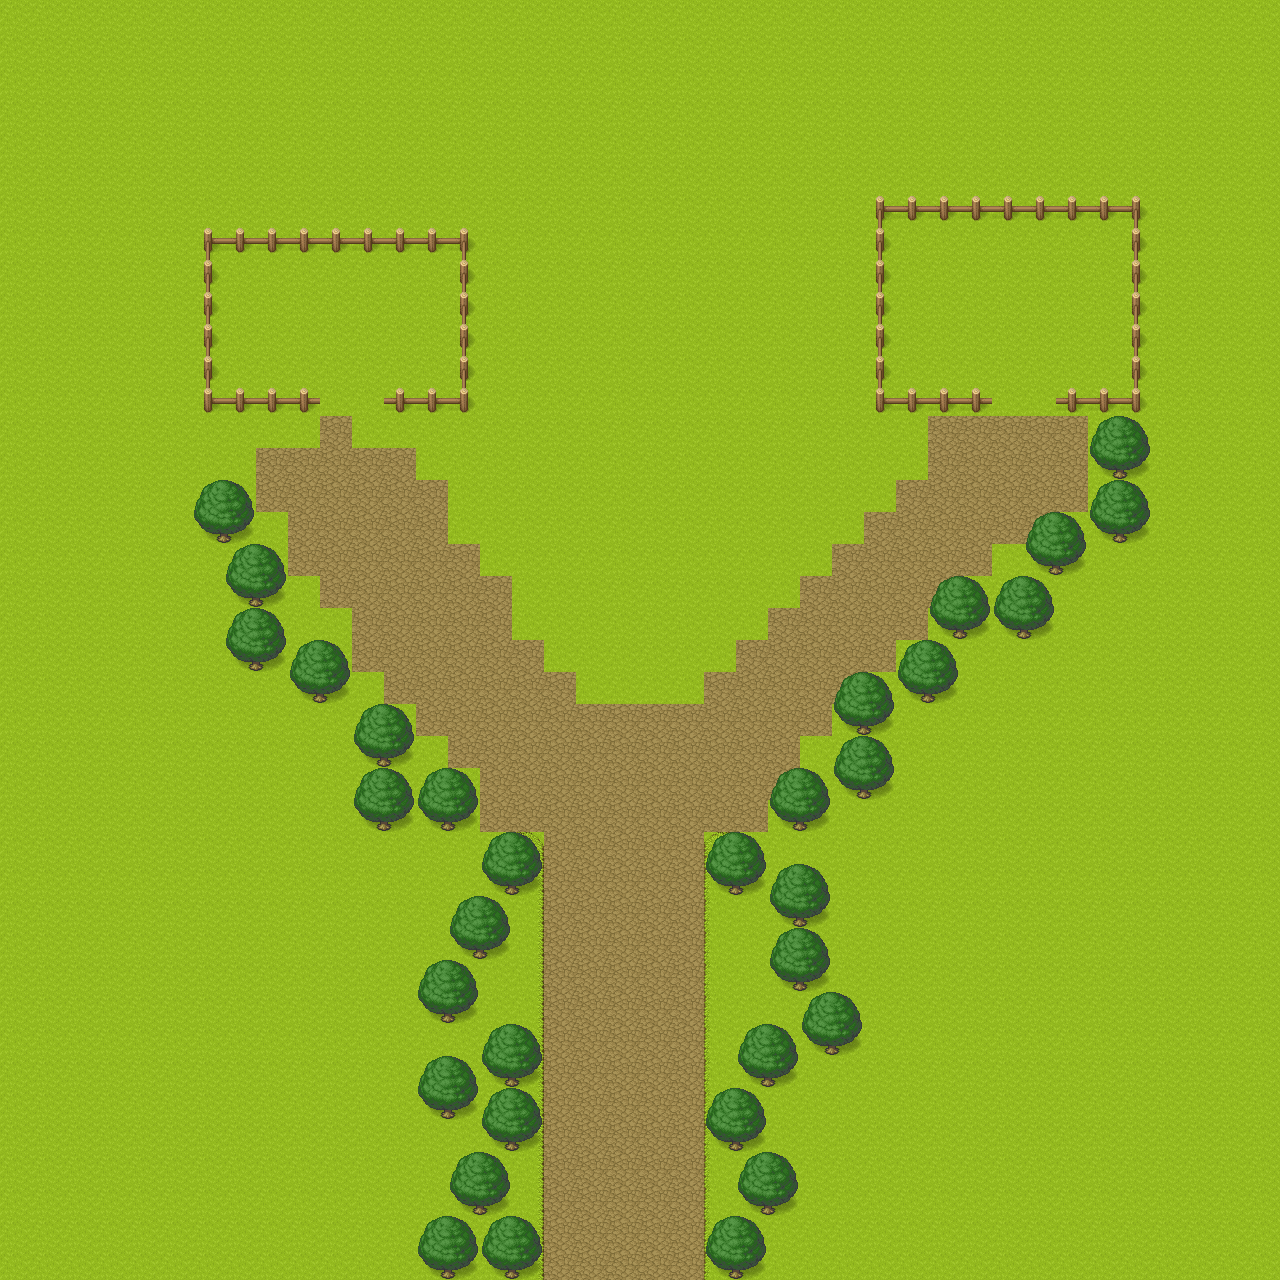

Tiled map render using the project's own tile images. Description and the map definition, with tile-layer contents summarised, below:
An orthogonal 40x40 tile map with 32x32 px tiles, 3 tile layers (Fondo, bordes, arboles) and 63 objects.

<map version="1.2" tiledversion="1.3.4" orientation="orthogonal" renderorder="right-down" width="40" height="40" tilewidth="32" tileheight="32" infinite="0" nextlayerid="7" nextobjectid="286">
 <tileset firstgid="1" name="tiles" tilewidth="32" tileheight="32" tilecount="1064" columns="8">
  <image source="[Base]BaseChip_pipo.png" width="256" height="4256" />
  <tile id="40">
   <properties>
    <property name="name" value="Bush" />
   </properties>
  </tile>
  <tile id="41">
   <properties>
    <property name="name" value="Bush" />
   </properties>
  </tile>
  <tile id="42">
   <properties>
    <property name="name" value="Bush" />
   </properties>
  </tile>
  <tile id="656">
   <properties>
    <property name="name" value="ShopArrow" />
   </properties>
  </tile>
  <tile id="666">
   <properties>
    <property name="name" value="ShopHeart" />
   </properties>
  </tile>
  <tile id="862">
   <properties>
    <property name="name" value="Treasure" />
   </properties>
  </tile>
  <tile id="994">
   <properties>
    <property name="name" value="Coin" />
   </properties>
  </tile>
  <tile id="1029">
   <properties>
    <property name="name" value="NPC" />
   </properties>
  </tile>
  <tile id="1054">
   <properties>
    <property name="name" value="Flyer" />
   </properties>
  </tile>
 </tileset>
 <layer id="1" name="Fondo" width="40" height="40">
  <data>[1600 cells, 1600 non-empty, 2 distinct tile ids]</data>
 </layer>
 <layer id="5" name="bordes" width="40" height="40">
  <data>[1600 cells, 28 non-empty, 4 distinct tile ids]</data>
 </layer>
 <layer id="6" name="arboles" width="40" height="40">
  <data>[1600 cells, 182 non-empty, 10 distinct tile ids]</data>
 </layer>
 <objectgroup id="3" name="Object Layer 1">
  <object id="183" gid="657" x="928" y="352" width="32" height="32" />
  <object id="184" gid="667" x="1056" y="352" width="32" height="32" />
  <object id="185" gid="863" x="320" y="320" width="32" height="32" />
  <object id="187" x="573.171" y="1184.59" width="99.7499" height="90.8171">
   <properties>
    <property name="name" value="Start" />
   </properties>
  </object>
  <object id="210" x="416" y="768" width="64" height="64">
   <properties>
    <property name="name" value="Solid" />
   </properties>
  </object>
  <object id="213" x="352" y="768" width="64" height="64">
   <properties>
    <property name="name" value="Solid" />
   </properties>
  </object>
  <object id="214" x="352" y="704" width="64" height="64">
   <properties>
    <property name="name" value="Solid" />
   </properties>
  </object>
  <object id="215" x="288" y="640" width="64" height="64">
   <properties>
    <property name="name" value="Solid" />
   </properties>
  </object>
  <object id="216" x="224" y="608" width="64" height="64">
   <properties>
    <property name="name" value="Solid" />
   </properties>
  </object>
  <object id="217" x="928" y="576" width="64" height="64">
   <properties>
    <property name="name" value="Solid" />
   </properties>
  </object>
  <object id="218" x="480" y="1088" width="64" height="64">
   <properties>
    <property name="name" value="Solid" />
   </properties>
  </object>
  <object id="219" x="416" y="1056" width="64" height="64">
   <properties>
    <property name="name" value="Solid" />
   </properties>
  </object>
  <object id="220" x="480" y="1024" width="64" height="64">
   <properties>
    <property name="name" value="Solid" />
   </properties>
  </object>
  <object id="221" x="416" y="960" width="64" height="64">
   <properties>
    <property name="name" value="Solid" />
   </properties>
  </object>
  <object id="222" x="448" y="896" width="64" height="64">
   <properties>
    <property name="name" value="Solid" />
   </properties>
  </object>
  <object id="223" x="480" y="832" width="64" height="64">
   <properties>
    <property name="name" value="Solid" />
   </properties>
  </object>
  <object id="224" x="704" y="1216" width="64" height="64">
   <properties>
    <property name="name" value="Solid" />
   </properties>
  </object>
  <object id="225" x="416" y="1216" width="64" height="64">
   <properties>
    <property name="name" value="Solid" />
   </properties>
  </object>
  <object id="226" x="480" y="1216" width="64" height="64">
   <properties>
    <property name="name" value="Solid" />
   </properties>
  </object>
  <object id="227" x="448" y="1152" width="64" height="64">
   <properties>
    <property name="name" value="Solid" />
   </properties>
  </object>
  <object id="228" x="896" y="640" width="64" height="64">
   <properties>
    <property name="name" value="Solid" />
   </properties>
  </object>
  <object id="229" x="832" y="672" width="64" height="64">
   <properties>
    <property name="name" value="Solid" />
   </properties>
  </object>
  <object id="230" x="832" y="736" width="64" height="64">
   <properties>
    <property name="name" value="Solid" />
   </properties>
  </object>
  <object id="231" x="768" y="768" width="64" height="64">
   <properties>
    <property name="name" value="Solid" />
   </properties>
  </object>
  <object id="232" x="704" y="832" width="64" height="64">
   <properties>
    <property name="name" value="Solid" />
   </properties>
  </object>
  <object id="233" x="768" y="864" width="64" height="64">
   <properties>
    <property name="name" value="Solid" />
   </properties>
  </object>
  <object id="234" x="768" y="928" width="64" height="64">
   <properties>
    <property name="name" value="Solid" />
   </properties>
  </object>
  <object id="235" x="800" y="992" width="64" height="64">
   <properties>
    <property name="name" value="Solid" />
   </properties>
  </object>
  <object id="236" x="736" y="1024" width="64" height="64">
   <properties>
    <property name="name" value="Solid" />
   </properties>
  </object>
  <object id="237" x="704" y="1088" width="64" height="64">
   <properties>
    <property name="name" value="Solid" />
   </properties>
  </object>
  <object id="238" x="736" y="1152" width="64" height="64">
   <properties>
    <property name="name" value="Solid" />
   </properties>
  </object>
  <object id="240" x="1088" y="416" width="64" height="64">
   <properties>
    <property name="name" value="Solid" />
   </properties>
  </object>
  <object id="241" x="1088" y="480" width="64" height="64">
   <properties>
    <property name="name" value="Solid" />
   </properties>
  </object>
  <object id="242" x="1024" y="512" width="64" height="64">
   <properties>
    <property name="name" value="Solid" />
   </properties>
  </object>
  <object id="243" x="992" y="576" width="64" height="64">
   <properties>
    <property name="name" value="Solid" />
   </properties>
  </object>
  <object id="244" x="224" y="544" width="64" height="64">
   <properties>
    <property name="name" value="Solid" />
   </properties>
  </object>
  <object id="245" x="192" y="480" width="64" height="64">
   <properties>
    <property name="name" value="Solid" />
   </properties>
  </object>
  <object id="247" gid="1030" x="320" y="416" width="32" height="32">
   <properties>
    <property name="id" value="Gatekeeper" />
   </properties>
  </object>
  <object id="248" gid="1030" x="992" y="288" width="32" height="32">
   <properties>
    <property name="id" value="ShopKeeper" />
   </properties>
  </object>
  <object id="249" gid="1055" x="256" y="1216" width="32" height="32" />
  <object id="250" gid="1055" x="64" y="1120" width="32" height="32" />
  <object id="251" gid="1055" x="320" y="1120" width="32" height="32" />
  <object id="257" gid="1055" x="352" y="928" width="32" height="32" />
  <object id="258" gid="1055" x="96" y="736" width="32" height="32" />
  <object id="259" gid="1055" x="192" y="800" width="32" height="32" />
  <object id="260" gid="1055" x="64" y="544" width="32" height="32" />
  <object id="261" gid="1055" x="928" y="1216" width="32" height="32" />
  </objectgroup>
</map>
<!-- 16 of 63 objects omitted -->
